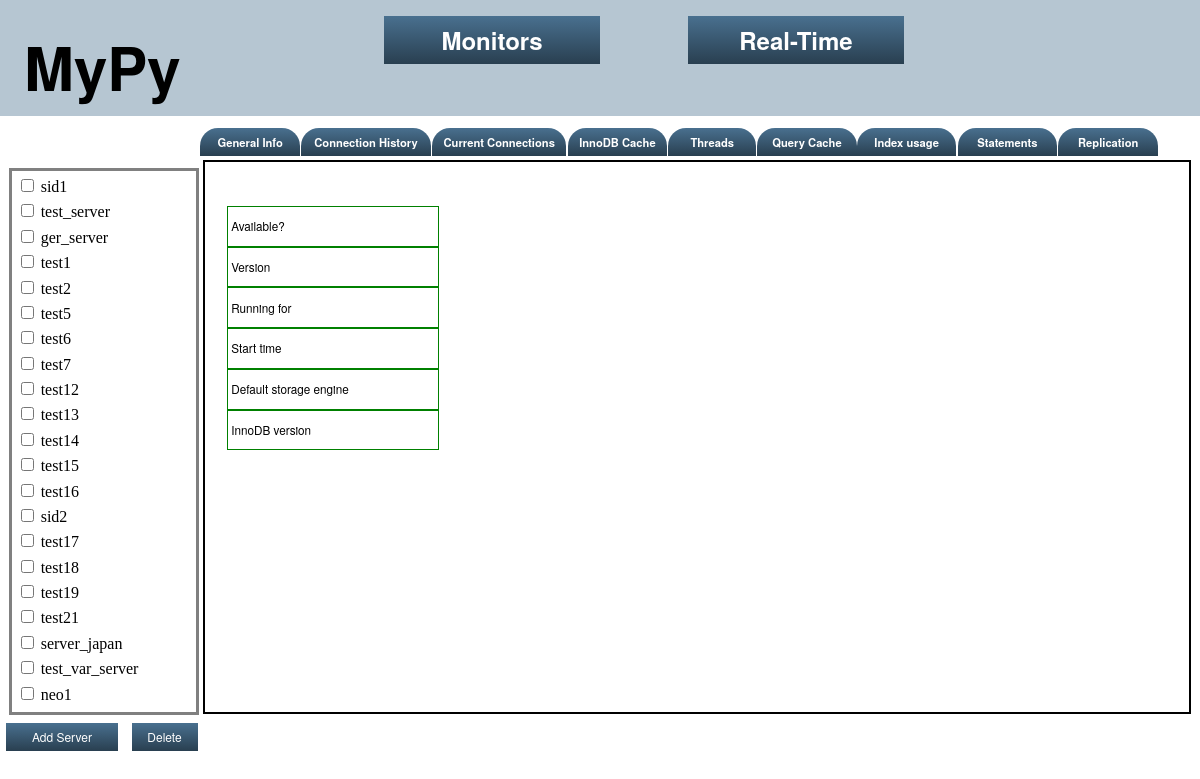
Page /mypy/ on the committed database.
### mypy_app/models.py (models this page shows, shortened)
class add_server(models.Model):
    mysql_server_name = models.CharField(max_length=200, unique=True, null=False)
    mysql_host = models.CharField(max_length=200, null=False)
    mysql_port = models.CharField(max_length=10, null=False, default="3306")
    mysql_user = models.CharField(max_length=200, null=False)
    mysql_password = models.CharField(max_length=200, blank=True)

### mypy_app/views.py (the view, shortened to what this page needs)
def index(request):
    context = RequestContext(request)
    context_dict = {
            'server_list': add_server.objects.all(),
            }
    return render_to_response('mypy_app/index.html', context_dict, context)

### templates/mypy_app/index.html (shortened to what this page needs)
<!DOCTYPE html>
{% extends "base.html" %}
{% load static %}
{% block heading %}
<link rel="stylesheet" type="text/css" href="{% static 'css/index.css' %}" />
<h1>MyPy</h1>
{% endblock %}
    {% block body_tag %}
        <input type="button" class="tab" value="General Info" id="general_info" />
        <input type="button" class="tab" value="Connection History" id="connection_history"
        style="width: 10.8vw; left: 25.1vw;" />
        <input type="button" class="tab" value="Current Connections" id="current_connection"
        style="width: 11.2vw; left: 36vw;" />
        <input type="button" class="tab" value="InnoDB Cache" id="innodb_cache" style="left: 47.3vw;" />
        <input type="button" class="tab" value="Threads" id="threads" style="width: 7.3vw; left: 55.7vw;" />
        <input type="button" class="tab" value="Query Cache" id="query_cache" style="left: 63.1vw;" />
        <input type="button" class="tab" value="Index usage" id="index_usage" style="left: 71.4vw;" />
        <input type="button" class="tab" value="Statements" id="statements" style="left: 79.8vw;" />
        <input type="button" class="tab" value="Replication" id="replication" style="left: 88.2vw;" />
        {% if server_list %}
	        <form action="/mypy/" method="post" id="server_list_form">
                <ul id="side_list">
	                {% for server in server_list %}
	                    <li class="side_list_padding">
	                        <input type="checkbox" name="delete_server_checkbox" value="{{server.mysql_server_name}}"/>
	                            {{ server.mysql_server_name }}
	                    </li>
	                {% endfor %}
	            </ul>
	            <br>
	            <span>
	                <input type="submit" value="Delete" class="btn" name="delete_server"
	                style="width: 5.5vw; left: 10.7vw;">
	        </form>
	        <form action="/mypy/add_server/" method="post" style="float: left;">
	            <input type="submit" value="Add Server" class="btn">
            </form>
        {% endif %}
        <div id="server_details"></div>
    {% endblock %}

### static/css/index.css (style rules this page uses)
.tab { display: inline-block; position: fixed; top: 16vh; left: 16.7vw; background: linear-gradient(#49708f, #293f50); font: 1.4vh/1.4vw "Helvetica Neue", Helvetica, Arial, sans-serif; border: 0; border-top-left-radius: 1.5vw; border-top-right-radius: 1.5vw; color: #fff; cursor: pointer; height: 3.5vh; padding: 0.5vw 1vh; width: 8.3vw; font-weight: bold; line-height: 2vh; }
.btn { display: inline-block; position: fixed; top: 90vh; background: linear-gradient(#49708f, #293f50); font: 1.5vh/1.5vw "Helvetica Neue", Helvetica, Arial, sans-serif; border: 0; color: #fff; cursor: pointer; height: 3.5vh; width: 9.4vw; padding: 0.5vw 1vh; margin: 0.26vw; left: 0.2vw; line-height: 2vh; }
#side_list { list-style-type: none; top: 19vh; position: fixed; margin-left: 0.05vw; border: 0.25vw solid gray; width: 15vw; height: 67vh; padding: 0.2vw; overflow-y: scroll; }
#server_details { display: inline-flex; justify-content: flex-start; position: fixed; border: 2px solid black; white-space: nowrap; top: 20vh; left: 16.9vw; width: 82vw; height: 68.7vh; overflow-x: scroll; }
.side_list_padding { padding: 1.5%; }

### rows in the picture
add_server: mysql_server_name "sid1"
add_server: mysql_server_name "test_server"
add_server: mysql_server_name "ger_server"
add_server: mysql_server_name "test1"
add_server: mysql_server_name "test2"
add_server: mysql_server_name "test5"
add_server: mysql_server_name "test6"
add_server: mysql_server_name "test7"
add_server: mysql_server_name "test12"
add_server: mysql_server_name "test13"
add_server: mysql_server_name "test14"
add_server: mysql_server_name "test15"
add_server: mysql_server_name "test16"
add_server: mysql_server_name "sid2"
add_server: mysql_server_name "test17"
add_server: mysql_server_name "test18"
add_server: mysql_server_name "test19"
add_server: mysql_server_name "test21"
add_server: mysql_server_name "server_japan"
add_server: mysql_server_name "test_var_server"
add_server: mysql_server_name "neo1"
